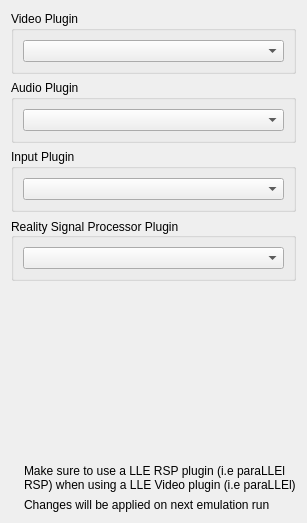
         <widget class="QWidget" name="pluginsTab">
          <attribute name="title">
           <string>Plugins</string>
          </attribute>
          <layout class="QVBoxLayout" name="verticalLayout_15">
           <item>
            <widget class="QGroupBox" name="groupBox_25">
             <property name="title">
              <string>Video Plugin</string>
             </property>
             <layout class="QHBoxLayout" name="horizontalLayout_62">
              <item>
               <widget class="QComboBox" name="videoPluginsComboBox">
                <property name="sizePolicy">
                 <sizepolicy hsizetype="Expanding" vsizetype="Fixed">
                  <horstretch>0</horstretch>
                  <verstretch>0</verstretch>
                 </sizepolicy>
                </property>
               </widget>
              </item>
             </layout>
            </widget>
           </item>
           <item>
            <widget class="QGroupBox" name="groupBox_24">
             <property name="title">
              <string>Audio Plugin</string>
             </property>
             <layout class="QHBoxLayout" name="horizontalLayout_61">
              <item>
               <widget class="QComboBox" name="audioPluginsComboBox">
                <property name="sizePolicy">
                 <sizepolicy hsizetype="Expanding" vsizetype="Fixed">
                  <horstretch>0</horstretch>
                  <verstretch>0</verstretch>
                 </sizepolicy>
                </property>
               </widget>
              </item>
             </layout>
            </widget>
           </item>
           <item>
            <widget class="QGroupBox" name="groupBox_23">
             <property name="title">
              <string>Input Plugin</string>
             </property>
             <layout class="QHBoxLayout" name="horizontalLayout_60">
              <item>
               <widget class="QComboBox" name="inputPluginsComboBox">
                <property name="sizePolicy">
                 <sizepolicy hsizetype="Expanding" vsizetype="Fixed">
                  <horstretch>0</horstretch>
                  <verstretch>0</verstretch>
                 </sizepolicy>
                </property>
               </widget>
              </item>
             </layout>
            </widget>
           </item>
           <item>
            <widget class="QGroupBox" name="groupBox_22">
             <property name="title">
              <string>Reality Signal Processor Plugin</string>
             </property>
             <property name="alignment">
              <set>Qt::AlignmentFlag::AlignLeading|Qt::AlignmentFlag::AlignLeft|Qt::AlignmentFlag::AlignVCenter</set>
             </property>
             <property name="flat">
              <bool>false</bool>
             </property>
             <property name="checkable">
              <bool>false</bool>
             </property>
             <layout class="QHBoxLayout" name="horizontalLayout_59">
              <item>
               <widget class="QComboBox" name="rspPluginsComboBox">
                <property name="sizePolicy">
                 <sizepolicy hsizetype="Expanding" vsizetype="Fixed">
                  <horstretch>0</horstretch>
                  <verstretch>0</verstretch>
                 </sizepolicy>
                </property>
               </widget>
              </item>
             </layout>
            </widget>
           </item>
           <item>
            <spacer name="verticalSpacer_11">
             <property name="orientation">
              <enum>Qt::Orientation::Vertical</enum>
             </property>
             <property name="sizeHint" stdset="0">
              <size>
               <width>20</width>
               <height>177</height>
              </size>
             </property>
            </spacer>
           </item>
           <item>
            <layout class="QHBoxLayout" name="emulationInfoLayout_4">
             <item>
              <widget class="QLabel" name="infoIconLabel_6">
               <property name="sizePolicy">
                <sizepolicy hsizetype="Minimum" vsizetype="Preferred">
                 <horstretch>0</horstretch>
                 <verstretch>0</verstretch>
                </sizepolicy>
               </property>
               <property name="text">
                <string/>
               </property>
               <property name="pixmap">
                <pixmap>:/newPrefix/Resource/Info.ico</pixmap>
               </property>
               <property name="wordWrap">
                <bool>false</bool>
               </property>
              </widget>
             </item>
             <item>
              <widget class="QLabel" name="label_64">
               <property name="sizePolicy">
                <sizepolicy hsizetype="Expanding" vsizetype="Minimum">
                 <horstretch>0</horstretch>
                 <verstretch>0</verstretch>
                </sizepolicy>
               </property>
               <property name="midLineWidth">
                <number>1</number>
               </property>
               <property name="text">
                <string>Make sure to use a LLE RSP plugin (i.e paraLLEl RSP) when using a LLE Video plugin (i.e paraLLEl)</string>
               </property>
               <property name="textFormat">
                <enum>Qt::TextFormat::PlainText</enum>
               </property>
               <property name="wordWrap">
                <bool>true</bool>
               </property>
              </widget>
             </item>
            </layout>
           </item>
           <item>
            <layout class="QHBoxLayout" name="emulationInfoLayout_1">
             <item>
              <widget class="QLabel" name="infoIconLabel_2">
               <property name="sizePolicy">
                <sizepolicy hsizetype="Minimum" vsizetype="Preferred">
                 <horstretch>0</horstretch>
                 <verstretch>0</verstretch>
                </sizepolicy>
               </property>
               <property name="text">
                <string/>
               </property>
               <property name="pixmap">
                <pixmap>:/newPrefix/Resource/Info.ico</pixmap>
               </property>
               <property name="wordWrap">
                <bool>false</bool>
               </property>
              </widget>
             </item>
             <item>
              <widget class="QLabel" name="label_63">
               <property name="sizePolicy">
                <sizepolicy hsizetype="Expanding" vsizetype="Minimum">
                 <horstretch>0</horstretch>
                 <verstretch>0</verstretch>
                </sizepolicy>
               </property>
               <property name="midLineWidth">
                <number>1</number>
               </property>
               <property name="text">
                <string>Changes will be applied on next emulation run</string>
               </property>
               <property name="textFormat">
                <enum>Qt::TextFormat::PlainText</enum>
               </property>
              </widget>
             </item>
            </layout>
           </item>
          </layout>
         </widget>
